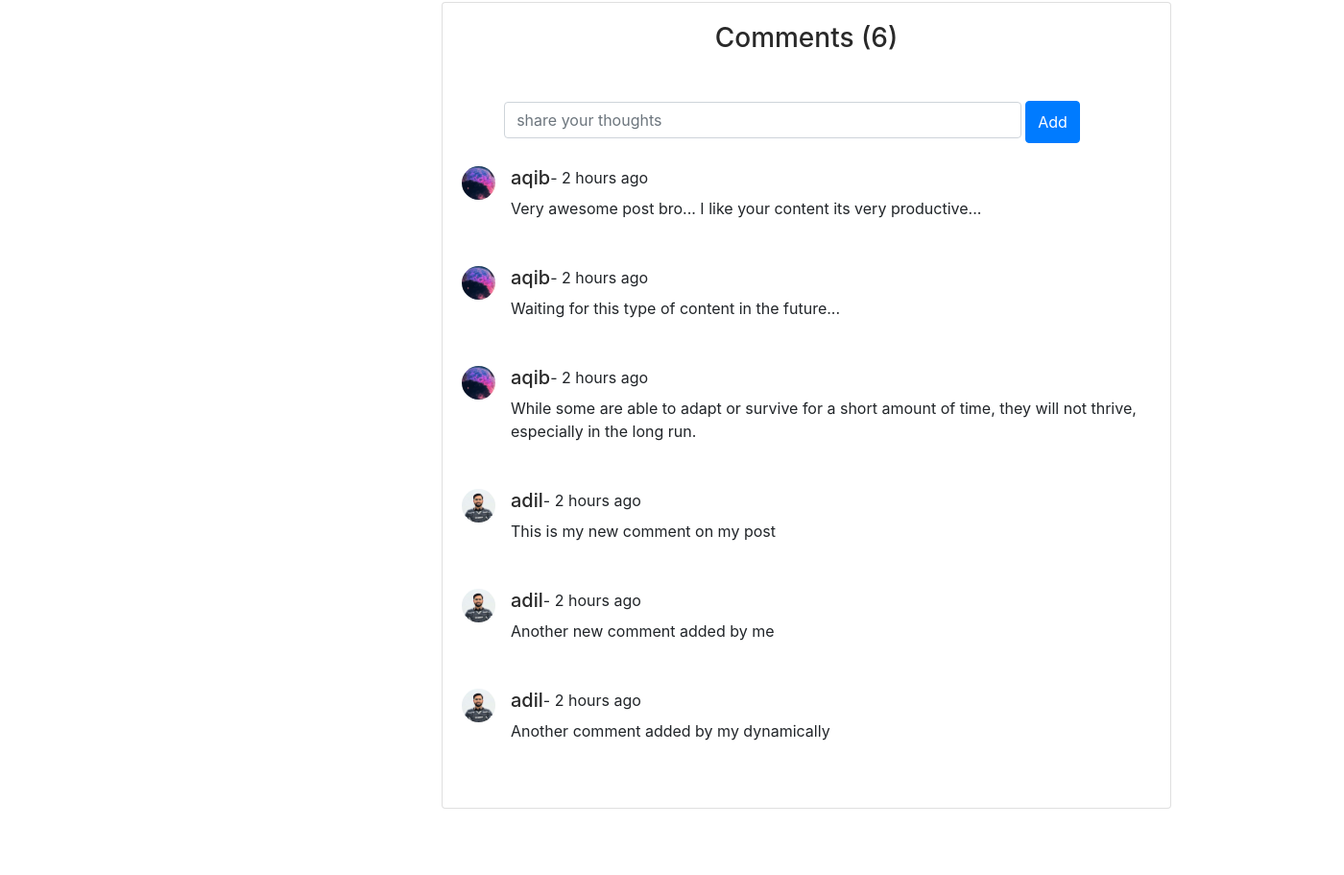
The app's page /blog/posts/1/ (middle part), older data.
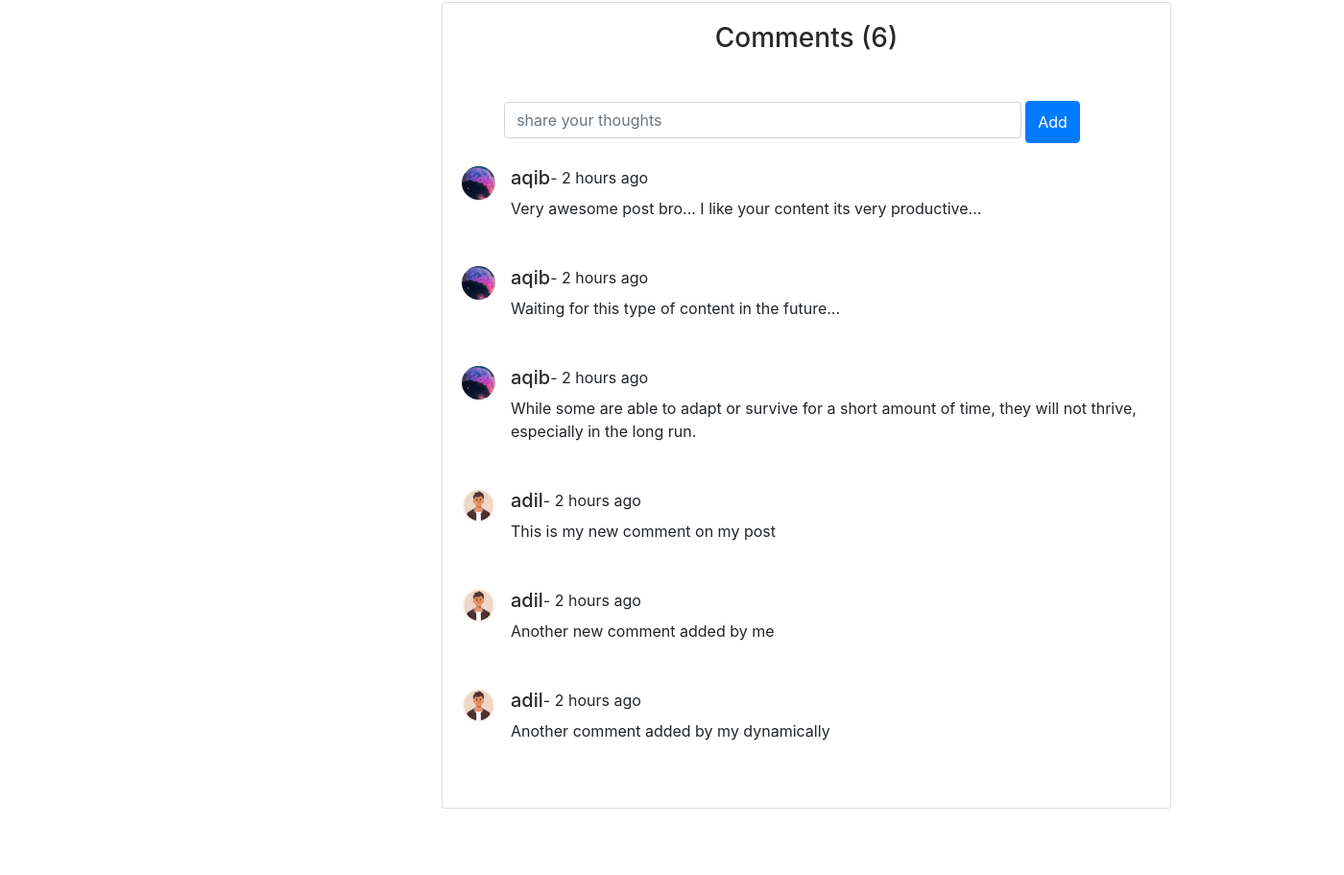
The same page, newer data.
### blog/models.py (models this page shows, shortened)
class Comment(models.Model):
	user = models.ForeignKey(UserAccount, related_name='comments', on_delete=models.CASCADE)
	post = models.ForeignKey(Post, related_name='comments', on_delete=models.CASCADE)
	text = models.TextField()
	updated = models.DateTimeField(auto_now=True)

### accounts/models.py (models this page shows, shortened)
class UserAccount(AbstractUser):
	bio   = models.TextField(null=True, blank=True)
	image = models.FileField(upload_to='profile_images', null=True, blank=True)
	dob   = models.CharField(max_length=200, default="n/a", null=True, blank=True)
	github = models.URLField(default="n/a")
	linkedin = models.URLField(default="n/a")
	twitter = models.URLField(default="n/a")
	instagram = models.URLField(default="n/a")

### blog/views.py (the view)
# urls.py: path('posts/<int:pk>/', views.post_details_view, name='post_details'),
def post_details_view(request, pk):
	post = get_object_or_404(Post, pk=pk)
	template_name = 'post_details.html'
	context = { 'post': post }
	return render(request, template_name, context)

### blog/models.py (called while the page is built)
	def __str__(self):
		return f"{self.title} created by {self.author.username}"

### blog/templatetags/markdown_extras.py (called while the page is built)
@register.filter()
@stringfilter
def markdown(value):
	return md.markdown(value, extensions=['markdown.extensions.fenced_code'])

@register.filter()
@stringfilter
def saved(post, user):
	return SavedPost.objects.filter(author=user, post=post).exists()

### templates/post_details.html (shortened to what this page needs)
{% extends "base.html" %}
{% load social_share %}
{% load static %}
{% load markdown_extras %}
{% block content %}
	<br>
	{% include "comments.html" with comments=post.comments.all post_id=post.id ctoken=csrf_token %}
	<br>
{% endblock %}

### templates/comments.html (shortened to what this page needs)
{% load static %}
<link rel="stylesheet" type="text/css" href="{% static 'assets/css/comments.css' %}">
<link rel="stylesheet" type="text/css" href="https://stackpath.bootstrapcdn.com/bootstrap/4.3.1/css/bootstrap.min.css">
<div class="container mb-5 mt-5">
	<div class="card">
		<div class="row">
			<div class="col-md-12">
				<h3 class="text-center mb-5">
					Comments ({{ comments.count }})
				</h3>
				<div class="row text-center" style="width: 100%;">
					<form id="comment_form" method="post" class="w-100">
						<input type="text" name="comment_text" style="display: inline-block;" placeholder="share your thoughts" class="form-control w-75">
						<button type="submit" class="btn btn-primary">Add</button>
					</form>
				</div>
				<br>
				<div class="row">
					<div class="col-md-12" id="comments_list">
						{% for comment in comments %}
						<div class="media mb-5">
							<img class="mr-3 rounded-circle" alt="Bootstrap Media Preview"
								src="{{ comment.user.image.url }}" />
							<div class="media-body">
								<div class="row">
									<div class="col-8 d-flex">
										<h5>{{ comment.user.username }}</h5>
										<span>- 2 hours ago</span>
									</div>
									<div class="col-4" style="text-align:right;">
									</div>
								</div>
								{{ comment.text }}
							</div>
						</div>
						{% endfor %}
					</div>
				</div>
			</div>
		</div>
	</div>
</div>

Row changes from the older to the newer data that the page shows:
changed through a linked row, Comment "This is my new comment on my post": user.image: a different picture
changed through a linked row, Comment "Another new comment added by me": user.image: a different picture
changed through a linked row, Comment "Another comment added by my dynamically": user.image: a different picture
